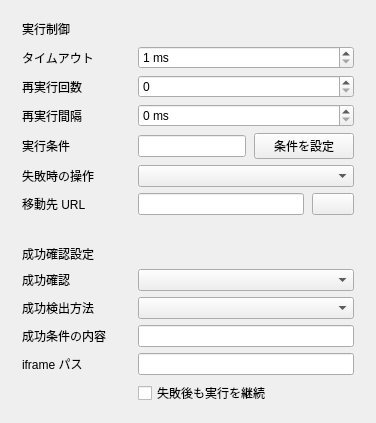
       <widget class="QFrame" name="executionTab">
        <property name="card" stdset="0">
         <bool>true</bool>
        </property>
        <attribute name="title">
         <string>実行制御</string>
        </attribute>
        <layout class="QVBoxLayout" name="executionTabLayout">
         <property name="leftMargin">
          <number>8</number>
         </property>
         <property name="topMargin">
          <number>10</number>
         </property>
         <property name="rightMargin">
          <number>8</number>
         </property>
         <property name="bottomMargin">
          <number>8</number>
         </property>
         <item>
          <widget class="QFrame" name="executionCard">
           <property name="sizePolicy">
            <sizepolicy hsizetype="Preferred" vsizetype="Expanding">
             <horstretch>0</horstretch>
             <verstretch>0</verstretch>
            </sizepolicy>
           </property>
           <property name="embeddedCard" stdset="0">
            <bool>true</bool>
           </property>
           <layout class="QVBoxLayout" name="executionCardLayout">
            <property name="spacing">
             <number>8</number>
            </property>
            <property name="leftMargin">
             <number>14</number>
            </property>
            <property name="topMargin">
             <number>10</number>
            </property>
            <property name="rightMargin">
             <number>14</number>
            </property>
            <property name="bottomMargin">
             <number>10</number>
            </property>
            <item>
             <widget class="QLabel" name="executionCardTitle">
              <property name="visible">
               <bool>false</bool>
              </property>
              <property name="text">
               <string>実行制御</string>
              </property>
             </widget>
            </item>
            <item>
             <layout class="QFormLayout" name="executionForm">
              <property name="fieldGrowthPolicy">
               <enum>QFormLayout::AllNonFixedFieldsGrow</enum>
              </property>
              <property name="labelAlignment">
               <set>Qt::AlignLeading|Qt::AlignLeft|Qt::AlignVCenter</set>
              </property>
              <property name="horizontalSpacing">
               <number>8</number>
              </property>
              <property name="verticalSpacing">
               <number>6</number>
              </property>
              <item row="0" column="0">
               <widget class="QLabel" name="timeoutLabel">
                <property name="minimumSize">
                 <size>
                  <width>108</width>
                  <height>0</height>
                 </size>
                </property>
                <property name="maximumSize">
                 <size>
                  <width>108</width>
                  <height>16777215</height>
                 </size>
                </property>
                <property name="text">
                 <string>タイムアウト</string>
                </property>
               </widget>
              </item>
              <item row="0" column="1">
               <widget class="QSpinBox" name="timeoutSpin">
                <property name="suffix">
                 <string> ms</string>
                </property>
                <property name="minimum">
                 <number>1</number>
                </property>
                <property name="maximum">
                 <number>3600000</number>
                </property>
               </widget>
              </item>
              <item row="1" column="0">
               <widget class="QLabel" name="retryCountLabel">
                <property name="minimumSize">
                 <size>
                  <width>108</width>
                  <height>0</height>
                 </size>
                </property>
                <property name="maximumSize">
                 <size>
                  <width>108</width>
                  <height>16777215</height>
                 </size>
                </property>
                <property name="text">
                 <string>再実行回数</string>
                </property>
               </widget>
              </item>
              <item row="1" column="1">
               <widget class="QSpinBox" name="retryCountSpin">
                <property name="maximum">
                 <number>100</number>
                </property>
               </widget>
              </item>
              <item row="2" column="0">
               <widget class="QLabel" name="retryIntervalLabel">
                <property name="minimumSize">
                 <size>
                  <width>108</width>
                  <height>0</height>
                 </size>
                </property>
                <property name="maximumSize">
                 <size>
                  <width>108</width>
                  <height>16777215</height>
                 </size>
                </property>
                <property name="text">
                 <string>再実行間隔</string>
                </property>
               </widget>
              </item>
              <item row="2" column="1">
               <widget class="QSpinBox" name="retryIntervalSpin">
                <property name="suffix">
                 <string> ms</string>
                </property>
                <property name="maximum">
                 <number>3600000</number>
                </property>
               </widget>
              </item>
              <item row="3" column="0">
               <widget class="QLabel" name="guardLabel">
                <property name="minimumSize">
                 <size>
                  <width>108</width>
                  <height>0</height>
                 </size>
                </property>
                <property name="maximumSize">
                 <size>
                  <width>108</width>
                  <height>16777215</height>
                 </size>
                </property>
                <property name="text">
                 <string>実行条件</string>
                </property>
               </widget>
              </item>
              <item row="3" column="1">
               <widget class="QWidget" name="guardHost" native="true">
                <property name="formHost" stdset="0">
                 <bool>true</bool>
                </property>
                <layout class="QHBoxLayout" name="guardHostLayout">
                 <property name="spacing">
                  <number>8</number>
                 </property>
                 <property name="leftMargin">
                  <number>0</number>
                 </property>
                 <property name="topMargin">
                  <number>0</number>
                 </property>
                 <property name="rightMargin">
                  <number>0</number>
                 </property>
                 <property name="bottomMargin">
                  <number>0</number>
                 </property>
                 <item>
                  <widget class="QLineEdit" name="guardSummaryEdit">
                   <property name="readOnly">
                    <bool>true</bool>
                   </property>
                  </widget>
                 </item>
                 <item>
                  <widget class="QPushButton" name="guardButton">
                   <property name="minimumSize">
                    <size>
                     <width>100</width>
                     <height>0</height>
                    </size>
                   </property>
                   <property name="maximumSize">
                    <size>
                     <width>100</width>
                     <height>16777215</height>
                    </size>
                   </property>
                   <property name="text">
                    <string>条件を設定</string>
                   </property>
                   <property name="formAction" stdset="0">
                    <bool>true</bool>
                   </property>
                  </widget>
                 </item>
                </layout>
               </widget>
              </item>
              <item row="4" column="0">
               <widget class="QLabel" name="failureActionLabel">
                <property name="minimumSize">
                 <size>
                  <width>108</width>
                  <height>0</height>
                 </size>
                </property>
                <property name="maximumSize">
                 <size>
                  <width>108</width>
                  <height>16777215</height>
                 </size>
                </property>
                <property name="text">
                 <string>失敗時の操作</string>
                </property>
               </widget>
              </item>
              <item row="4" column="1">
               <widget class="QComboBox" name="failureActionCombo"/>
              </item>
              <item row="5" column="0">
               <widget class="QLabel" name="failureTargetLabel">
                <property name="minimumSize">
                 <size>
                  <width>108</width>
                  <height>0</height>
                 </size>
                </property>
                <property name="maximumSize">
                 <size>
                  <width>108</width>
                  <height>16777215</height>
                 </size>
                </property>
                <property name="text">
                 <string>移動先 URL</string>
                </property>
               </widget>
              </item>
              <item row="5" column="1">
               <widget class="QWidget" name="failureTargetHost" native="true">
                <property name="formHost" stdset="0">
                 <bool>true</bool>
                </property>
                <layout class="QHBoxLayout" name="failureTargetHostLayout">
                 <property name="spacing">
                  <number>8</number>
                 </property>
                 <property name="leftMargin">
                  <number>0</number>
                 </property>
                 <property name="topMargin">
                  <number>0</number>
                 </property>
                 <property name="rightMargin">
                  <number>0</number>
                 </property>
                 <property name="bottomMargin">
                  <number>0</number>
                 </property>
                 <item>
                  <widget class="QLineEdit" name="failureTargetEdit"/>
                 </item>
                 <item>
                  <widget class="QPushButton" name="failureReferenceButton">
                   <property name="minimumSize">
                    <size>
                     <width>42</width>
                     <height>0</height>
                    </size>
                   </property>
                   <property name="maximumSize">
                    <size>
                     <width>42</width>
                     <height>16777215</height>
                    </size>
                   </property>
                   <property name="toolTip">
                    <string>データ参照</string>
                   </property>
                   <property name="text">
                    <string/>
                   </property>
                   <property name="formAction" stdset="0">
                    <bool>true</bool>
                   </property>
                   <property name="dataReferenceButton" stdset="0">
                    <bool>true</bool>
                   </property>
                  </widget>
                 </item>
                </layout>
               </widget>
              </item>
              <item row="6" column="0" colspan="2">
               <widget class="QLabel" name="successConfirmationTitle">
                <property name="minimumSize">
                 <size>
                  <width>0</width>
                  <height>42</height>
                 </size>
                </property>
                <property name="text">
                 <string>成功確認設定</string>
                </property>
                <property name="alignment">
                 <set>Qt::AlignBottom|Qt::AlignLeading|Qt::AlignLeft</set>
                </property>
                <property name="cardTitle" stdset="0">
                 <bool>true</bool>
                </property>
               </widget>
              </item>
              <item row="7" column="0">
               <widget class="QLabel" name="clickSuccessLabel">
                <property name="minimumSize">
                 <size>
                  <width>108</width>
                  <height>0</height>
                 </size>
                </property>
                <property name="maximumSize">
                 <size>
                  <width>108</width>
                  <height>16777215</height>
                 </size>
                </property>
                <property name="text">
                 <string>成功確認</string>
                </property>
               </widget>
              </item>
              <item row="7" column="1">
               <widget class="QComboBox" name="clickSuccessCombo"/>
              </item>
              <item row="8" column="0">
               <widget class="QLabel" name="clickSuccessTypeLabel">
                <property name="minimumSize">
                 <size>
                  <width>108</width>
                  <height>0</height>
                 </size>
                </property>
                <property name="maximumSize">
                 <size>
                  <width>108</width>
                  <height>16777215</height>
                 </size>
                </property>
                <property name="text">
                 <string>成功検出方法</string>
                </property>
               </widget>
              </item>
              <item row="8" column="1">
               <widget class="QComboBox" name="clickSuccessTypeCombo"/>
              </item>
              <item row="9" column="0">
               <widget class="QLabel" name="clickSuccessTargetLabel">
                <property name="minimumSize">
                 <size>
                  <width>108</width>
                  <height>0</height>
                 </size>
                </property>
                <property name="maximumSize">
                 <size>
                  <width>108</width>
                  <height>16777215</height>
                 </size>
                </property>
                <property name="text">
                 <string>成功条件の内容</string>
                </property>
               </widget>
              </item>
               <item row="9" column="1">
                <widget class="QLineEdit" name="clickSuccessTargetEdit"/>
               </item>
               <item row="10" column="0">
                <widget class="QLabel" name="clickSuccessIframeLabel">
                 <property name="minimumSize">
                  <size><width>108</width><height>0</height></size>
                 </property>
                 <property name="maximumSize">
                  <size><width>108</width><height>16777215</height></size>
                 </property>
                 <property name="text">
                  <string>iframe パス</string>
                 </property>
                </widget>
               </item>
               <item row="10" column="1">
                <widget class="QLineEdit" name="clickSuccessIframeEdit"/>
               </item>
               <item row="11" column="1">
                <widget class="QCheckBox" name="continueCheck">
                <property name="visible">
                 <bool>false</bool>
                </property>
                <property name="text">
                 <string>失敗後も実行を継続</string>
                </property>
               </widget>
              </item>
             </layout>
            </item>
            <item>
             <spacer name="executionSpacer">
              <property name="orientation">
               <enum>Qt::Vertical</enum>
              </property>
              <property name="sizeHint" stdset="0">
               <size>
                <width>20</width>
                <height>0</height>
               </size>
              </property>
             </spacer>
            </item>
           </layout>
          </widget>
         </item>
        </layout>
       </widget>
